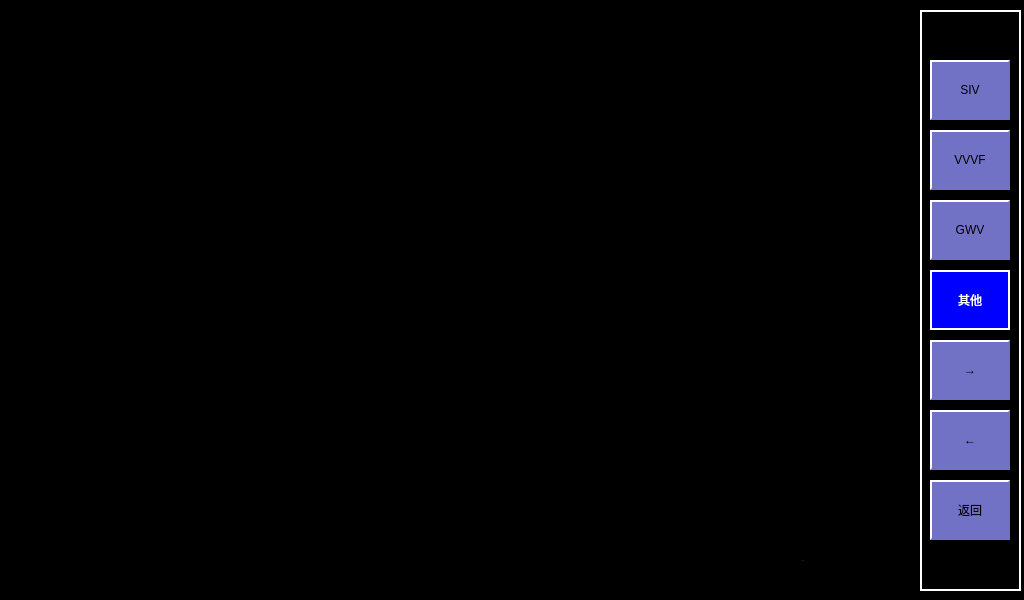
<?xml version="1.0" encoding="UTF-8"?>
<ui version="4.0">
 <class>OthersParameters</class>
 <widget class="QWidget" name="OthersParameters">
  <property name="geometry">
   <rect>
    <x>0</x>
    <y>0</y>
    <width>1024</width>
    <height>600</height>
   </rect>
  </property>
  <property name="windowTitle">
   <string>Form</string>
  </property>
  <property name="styleSheet">
   <string notr="true">QLabel
{
	color: white;
	border: 2px groove, gray;
    border-color: gray;
	font: 18px, &quot;微软雅黑&quot;;
}

QWidget
{
	background-color: black;
}

QPushButton
{
	font: 18px, &quot;微软雅黑&quot;;
    color: black;
	background-color: rgb(113, 113, 198);
	border:2px solid white; 
    border-right-color: rgb(113, 113, 198); 
    border-bottom-color: rgb(113, 113, 198);
}

QPushButton:disabled
{
	font: 18px, &quot;微软雅黑&quot;;
    color: white;
	background-color: rgb(113, 113, 198);
	border:2px solid white; 
    border-right-color: rgb(113, 113, 198); 
    border-bottom-color: rgb(113, 113, 198);
}</string>
  </property>
  <widget class="QPushButton" name="btnBcu">
   <property name="geometry">
    <rect>
     <x>930</x>
     <y>200</y>
     <width>80</width>
     <height>60</height>
    </rect>
   </property>
   <property name="styleSheet">
    <string notr="true"/>
   </property>
   <property name="text">
    <string>GWV</string>
   </property>
  </widget>
  <widget class="QPushButton" name="btnDown">
   <property name="geometry">
    <rect>
     <x>930</x>
     <y>410</y>
     <width>80</width>
     <height>60</height>
    </rect>
   </property>
   <property name="styleSheet">
    <string notr="true">QPushButton
{
	font: 33px, &quot;微软雅黑&quot;;
    color: black;
	background-color: rgb(113, 113, 198);
	border:2px solid white; 
    border-right-color: rgb(113, 113, 198); 
    border-bottom-color: rgb(113, 113, 198);
}

QPushButton:disabled
{
	font: 33px, &quot;微软雅黑&quot;;
    color: white;
	background-color: rgb(113, 113, 198);
	border:2px solid white; 
    border-right-color: rgb(113, 113, 198); 
    border-bottom-color: rgb(113, 113, 198);
}

QPushButton:pressed
{
	font: 33px, &quot;微软雅黑&quot;;
    color: white;
	background-color: rgb(0, 0, 255); 
	border:2px solid white; 
	border-left-color: qlineargradient(x1: 0, y1: 0, x2: 1, y2: 0, 
                        stop: 0 gray, stop: 1 black); 			border-top-color: qlineargradient(x1: 0, y1: 0, x2: 0, 										y2: 1, stop: 0 gray, stop: 1 black);
  border-right-color: white; border-bottom-color: white;
}</string>
   </property>
   <property name="text">
    <string>←</string>
   </property>
  </widget>
  <widget class="QPushButton" name="btnTcu">
   <property name="geometry">
    <rect>
     <x>930</x>
     <y>130</y>
     <width>80</width>
     <height>60</height>
    </rect>
   </property>
   <property name="text">
    <string>VVVF</string>
   </property>
  </widget>
  <widget class="QLabel" name="label_2">
   <property name="geometry">
    <rect>
     <x>920</x>
     <y>10</y>
     <width>101</width>
     <height>581</height>
    </rect>
   </property>
   <property name="font">
    <font>
     <family>,微软雅黑</family>
     <pointsize>-1</pointsize>
     <weight>50</weight>
     <italic>false</italic>
     <bold>false</bold>
    </font>
   </property>
   <property name="layoutDirection">
    <enum>Qt::LeftToRight</enum>
   </property>
   <property name="styleSheet">
    <string notr="true">border: 2px solid white;</string>
   </property>
   <property name="text">
    <string/>
   </property>
   <property name="alignment">
    <set>Qt::AlignCenter</set>
   </property>
  </widget>
  <widget class="QPushButton" name="btnBack">
   <property name="geometry">
    <rect>
     <x>930</x>
     <y>480</y>
     <width>80</width>
     <height>60</height>
    </rect>
   </property>
   <property name="styleSheet">
    <string notr="true">QPushButton
{
	font: 18px, &quot;微软雅黑&quot;;
    color: black;
	background-color: rgb(113, 113, 198);
	border:2px solid white; 
    border-right-color: rgb(113, 113, 198); 
    border-bottom-color: rgb(113, 113, 198);
}

QPushButton:disabled
{
	font: 18px, &quot;微软雅黑&quot;;
    color: white;
	background-color: rgb(113, 113, 198);
	border:2px solid white; 
    border-right-color: rgb(113, 113, 198); 
    border-bottom-color: rgb(113, 113, 198);
}

QPushButton:pressed
{
	font: 18px, &quot;微软雅黑&quot;;
    color: white;
	background-color: rgb(0, 0, 255); 
	border:2px solid white; 
	border-left-color: qlineargradient(x1: 0, y1: 0, x2: 1, y2: 0, 
                        stop: 0 gray, stop: 1 black); 			border-top-color: qlineargradient(x1: 0, y1: 0, x2: 0, 										y2: 1, stop: 0 gray, stop: 1 black);
  border-right-color: white; border-bottom-color: white;
}</string>
   </property>
   <property name="text">
    <string>返回</string>
   </property>
  </widget>
  <widget class="QPushButton" name="btnSiv">
   <property name="geometry">
    <rect>
     <x>930</x>
     <y>60</y>
     <width>80</width>
     <height>60</height>
    </rect>
   </property>
   <property name="text">
    <string>SIV</string>
   </property>
  </widget>
  <widget class="QPushButton" name="btnUp">
   <property name="geometry">
    <rect>
     <x>930</x>
     <y>340</y>
     <width>80</width>
     <height>60</height>
    </rect>
   </property>
   <property name="styleSheet">
    <string notr="true">QPushButton
{
	font: 33px, &quot;微软雅黑&quot;;
    color: black;
	background-color: rgb(113, 113, 198);
	border:2px solid white; 
    border-right-color: rgb(113, 113, 198); 
    border-bottom-color: rgb(113, 113, 198);
}

QPushButton:disabled
{
	font: 33px, &quot;微软雅黑&quot;;
    color: white;
	background-color: rgb(113, 113, 198);
	border:2px solid white; 
    border-right-color: rgb(113, 113, 198); 
    border-bottom-color: rgb(113, 113, 198);
}

QPushButton:pressed
{
	font: 33px, &quot;微软雅黑&quot;;
    color: white;
	background-color: rgb(0, 0, 255); 
	border:2px solid white; 
	border-left-color: qlineargradient(x1: 0, y1: 0, x2: 1, y2: 0, 
                        stop: 0 gray, stop: 1 black); 			border-top-color: qlineargradient(x1: 0, y1: 0, x2: 0, 										y2: 1, stop: 0 gray, stop: 1 black);
  border-right-color: white; border-bottom-color: white;
}</string>
   </property>
   <property name="text">
    <string>→</string>
   </property>
  </widget>
  <widget class="QPushButton" name="btnOther">
   <property name="geometry">
    <rect>
     <x>930</x>
     <y>270</y>
     <width>80</width>
     <height>60</height>
    </rect>
   </property>
   <property name="styleSheet">
    <string notr="true">QPushButton
{
	font: 18px, &quot;微软雅黑&quot;;
    color: white;
	background-color: rgb(0, 0, 255); 
	border:2px solid white; 
	border-left-color: qlineargradient(x1: 0, y1: 0, x2: 1, y2: 0, 
                        stop: 0 gray, stop: 1 black); 			border-top-color: qlineargradient(x1: 0, y1: 0, x2: 0, 										y2: 1, stop: 0 gray, stop: 1 black);
  border-right-color: white; border-bottom-color: white;
}</string>
   </property>
   <property name="text">
    <string>其他</string>
   </property>
  </widget>
  <widget class="QLabel" name="label">
   <property name="geometry">
    <rect>
     <x>770</x>
     <y>540</y>
     <width>66</width>
     <height>41</height>
    </rect>
   </property>
   <property name="font">
    <font>
     <family>,微软雅黑</family>
     <pointsize>-1</pointsize>
     <weight>50</weight>
     <italic>false</italic>
     <bold>false</bold>
    </font>
   </property>
   <property name="layoutDirection">
    <enum>Qt::LeftToRight</enum>
   </property>
   <property name="styleSheet">
    <string notr="true">	border: 0px;</string>
   </property>
   <property name="text">
    <string>1 / 1</string>
   </property>
   <property name="alignment">
    <set>Qt::AlignCenter</set>
   </property>
  </widget>
  <zorder>label_2</zorder>
  <zorder>btnBcu</zorder>
  <zorder>btnDown</zorder>
  <zorder>btnTcu</zorder>
  <zorder>btnBack</zorder>
  <zorder>btnSiv</zorder>
  <zorder>btnUp</zorder>
  <zorder>btnOther</zorder>
  <zorder>label</zorder>
 </widget>
 <resources/>
 <connections/>
</ui>
